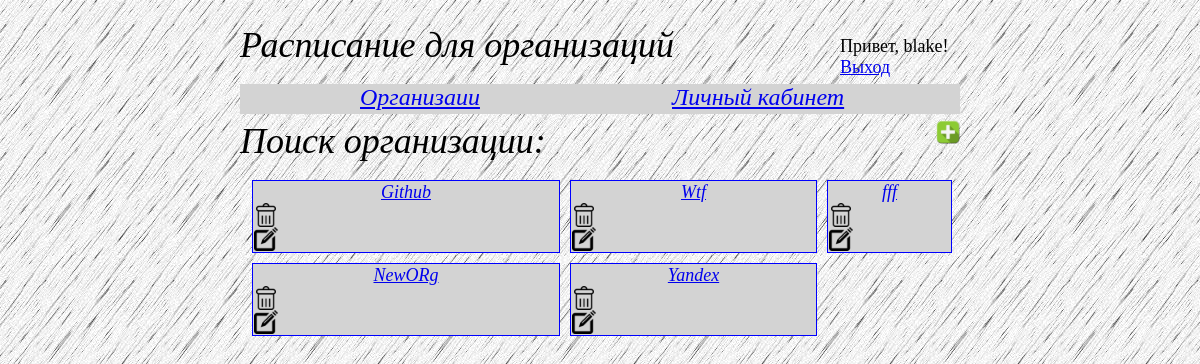
/ (signed in), run on an earlier commit of the app's database.
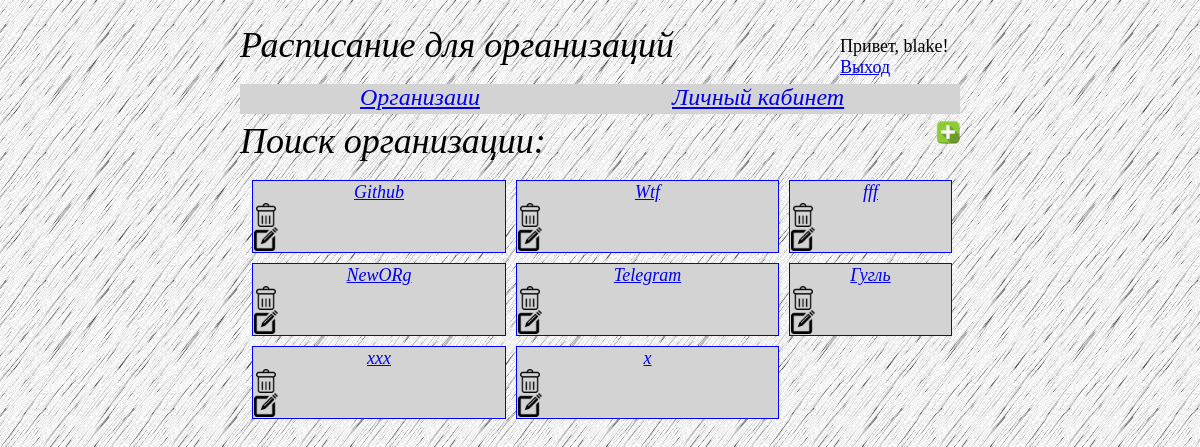
And on a later commit of the database.
### organizations/models.py (models this page shows)
class Organization(models.Model):
    name = models.CharField(max_length=20)
    year_of_est = models.CharField(max_length=10)
    location = models.CharField(max_length=40, default='St. Petersburg')
    brief_description = models.CharField(max_length=150, default='Some organization')
    person = models.ManyToManyField(Person)

### course_job/views.py (the view)
# urls.py: 2. Add a URL to urlpatterns:  path('', views.home, name='home')
def home(request):
    vars = dict(organizations=list_of_three)
    return render(request, 'index.html', vars)

### templates/index.html (shortened to what the changed rows need)
<!DOCTYPE html>
{%  load staticfiles %}
{% load i18n %}
<html lang="en">
<head>
    {% block meta %}
    <link rel="stylesheet" media="all" type="text/css" href="{%  static "css/style.css" %}" />
    {% endblock %}
</head>
<body>
{% block content %}
    <div class="organization">
    <table>
    {% for org in organizations %}
        {% if org.1.id == -1 %}
             <tr>
            <td>
                <a href="{% url 'orgs:one_org' org.0.id %}">
                    {{ org.0.name }}
                </a>
                {% if user.is_superuser %}
                        <div class="wrapper buttons delete_button">
                          <a href="{% url "delete_organization" %}?name={{ org.0.name }}">
                            <img src="../static/images/delete.png" alt="delete button">
                          </a>
                        </div>
                    <div class="wrapper buttons edit_button">
                        <a href="{% url "edit_organization" %}?id={{ org.0.id }}">
                            <img src="../static/images/edit.png" alt="edit button">
                        </a>
                    </div>
                {% endif %}
            </td>
             </tr>
        {% elif org.2.id == -1 %}
            <tr>
            <td>
                <a href="{% url 'orgs:one_org' org.0.id %}">
                    {{ org.0.name }}
                </a>
                {% if user.is_superuser %}
                <div class="wrapper buttons delete_button">
                  <a href="{% url "delete_organization" %}?name={{ org.0.name }}">
                            <img src="../static/images/delete.png" alt="delete button">
                  </a>
                </div>
                    <div class="wrapper buttons edit_button">
                        <a href="{% url "edit_organization" %}?id={{ org.0.id }}">
                            <img src="../static/images/edit.png" alt="edit button">
                        </a>
                    </div>
                {% endif %}
            </td>
            <td>
                <a href="{% url 'orgs:one_org' org.1.id %}">
                    {{ org.1.name }}
                </a>
                {% if user.is_superuser %}
                <div class="wrapper buttons delete_button">
                  <a href="{% url "delete_organization" %}?name={{ org.1.name }}">
                            <img src="../static/images/delete.png" alt="delete button">
                  </a>
                </div>
                    <div class="wrapper buttons edit_button">
                        <a href="{% url "edit_organization" %}?id={{ org.1.id }}">
                            <img src="../static/images/edit.png" alt="edit button">
                        </a>
                    </div>
                {% endif %}
            </td>
            </tr>
        {% else %}
        <tr>
            <td>
                <a href="{% url 'orgs:one_org' org.0.id %}">
                    {{ org.0.name }}
                </a>
                {% if user.is_superuser %}
                <div class="wrapper buttons delete_button">
                  <a href="{% url "delete_organization" %}?name={{ org.0.name }}">
                            <img src="../static/images/delete.png" alt="delete button">
                  </a>
                </div>
                    <div class="wrapper buttons edit_button">
                        <a href="{% url "edit_organization" %}?id={{ org.0.id }}">
                            <img src="../static/images/edit.png" alt="edit button">
                        </a>
                    </div>
                {% endif %}
            </td>
            <td>
                <a href="{% url 'orgs:one_org' org.1.id %}">
                    {{ org.1.name }}
                </a>
                {% if user.is_superuser %}
                <div class="wrapper buttons delete_button">
                  <a href="{% url "delete_organization" %}?name={{ org.1.name }}">
                            <img src="../static/images/delete.png" alt="delete button">
                  </a>
                </div>
                    <div class="wrapper buttons edit_button">
                        <a href="{% url "edit_organization" %}?id={{ org.1.id }}">
                            <img src="../static/images/edit.png" alt="edit button">
                        </a>
                    </div>
                {% endif %}
            </td>
            <td>
                <a href="{% url 'orgs:one_org' org.2.id %}">
                    {{ org.2.name }}
                </a>
                {% if user.is_superuser %}
                <div class="wrapper buttons delete_button">
                    <a href="{% url "delete_organization" %}?name={{ org.2.name }}">
                            <img src="../static/images/delete.png" alt="delete button">
                    </a>
                </div>
                    <div class="wrapper buttons edit_button">
                        <a href="{% url "edit_organization" %}?id={{ org.2.id }}">
                            <img src="../static/images/edit.png" alt="edit button">
                        </a>
                    </div>
                {% endif %}
            </td>
        </tr>
        {% endif %}
    {% endfor %}
    </table>
    </div>
{% endblock %}
</body>
</html>

What changed in the data, as far as the page shows it:
shown differently, row unchanged: Organization "NewORg": name (not shown) → "Гугль"; name "Yandex" → "Telegram"
added Organization: name "xxx", name "x"
